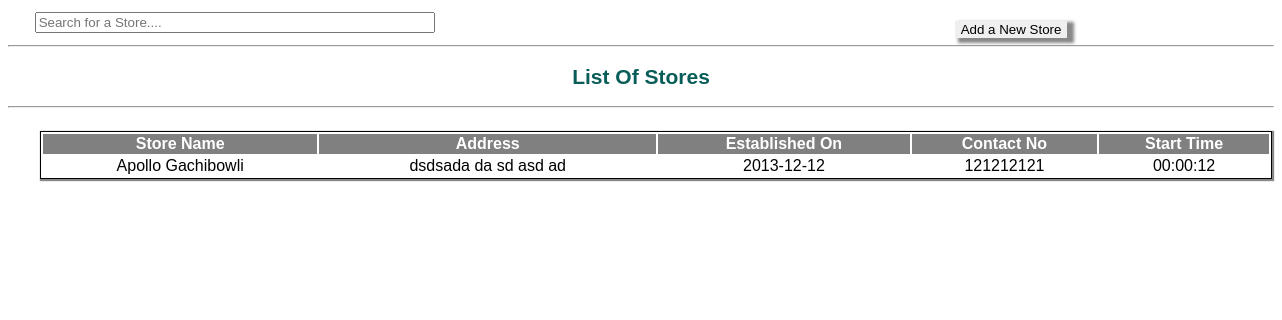
The app's page /_store.php, older data.
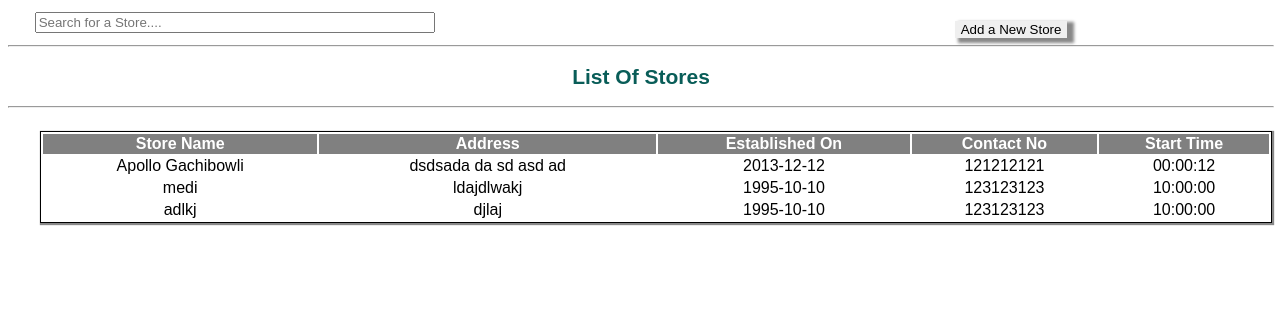
The same page, newer data.
### tables this page shows
CREATE TABLE STORE(
	store_id INT NOT NULL AUTO_INCREMENT,
	store_name CHAR(30),
	address CHAR(50),
	established_on DATE,
	contact_no CHAR(12),
	start_time TIME,
	PRIMARY KEY(store_id)
);

### searchsto.php (the view, shortened to what this page needs)
<table class='table table-hover' border="0" style="margin-left:2em;width:77em;border:1px solid ;box-shadow: 1px 1px 1px 1px #888888">
<thead style="color:white;text-align:center;background-color:#808080;font-weight:bold;">
<td>Store Name</td>
<td>Address</td>
<td>Established On</td>
<td>Contact No</td>
<td>Start Time</td>
</thead>
<?php
if(empty($_GET)){
	$query = "Select * from STORE";
	$results = mysql_query($query);
	while($row = mysql_fetch_array($results))
	{
		echo "<tr style='text-align:center'><td>".$row['store_name']."</td>";
		echo "<td>".$row['address']."</td>";
		echo "<td>".$row['established_on']."</td>";
		echo "<td>".$row['contact_no']."</td>";
		echo "<td>".$row['start_time']."</td></tr>";
	}
}
echo "</table>";
?>

### _store.php (shortened to what this page needs)
<link href="imageStyles.css" rel="stylesheet" type="text/css" />
<link rel="stylesheet" href="jquery/jqueryCalendar.css">
<button class="btn" id="toggle" style="margin-left:71em;margin-top:1em;border: 0px solid;box-shadow: 5px 3px 3px 2px #888888">Add a New Store</button>
<div class="form-group">
     <input type="text"class="form-control" onkeyup="search(this.value)" name="user_name" id="user_name" style="width:30em;margin-top:-2em;margin-left:2em;" placeholder="Search for a Store....">
</div>
<hr>
<h2 style="color:#095d58;text-align:center">List Of Stores</h2>
<hr>
<div id="details">
<?php include "searchsto.php" ?>
</div>

Row changes from the older to the newer data that the page shows:
added store: store_name "medi", address "ldajdlwakj", established_on "1995-10-10", contact_no "123123123", start_time "10:00:00"
added store: store_name "adlkj", address "djlaj", established_on "1995-10-10", contact_no "123123123", start_time "10:00:00"
